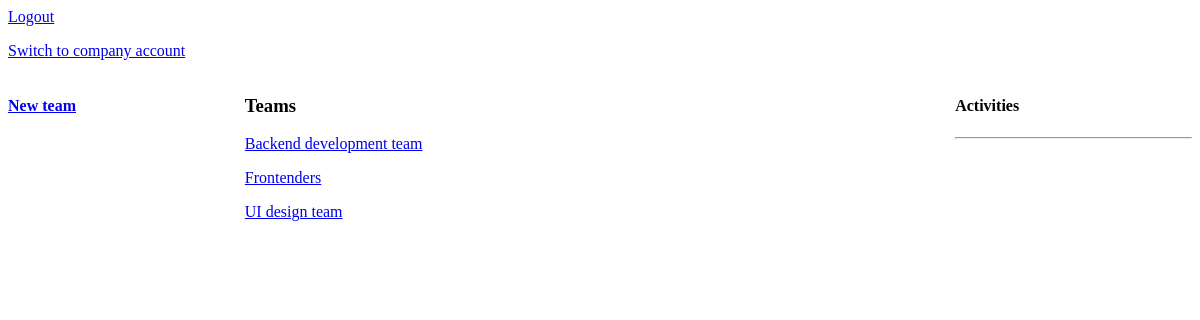
The page /teams/1 on the database as committed earlier.
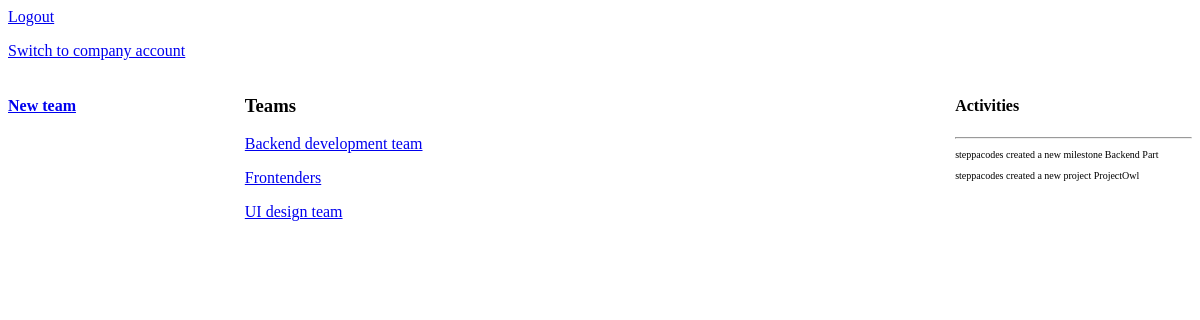
The same page on the database as committed later.
### manager/models.py (models this page shows, shortened)
class Team(models.Model):
    name = models.CharField(max_length=200)
    company = models.ForeignKey(Company, on_delete=models.CASCADE, default='')
    head = models.OneToOneField("Worker", default= None ,related_name="head",on_delete=models.SET_NULL, null=True, blank=True)
    workers = models.ManyToManyField("Worker")
    updated_by = models.ForeignKey(CostumUser, related_name="update_team", on_delete=models.CASCADE, null=True, blank=True)
    class Meta:
        verbose_name = "Team"
        verbose_name_plural = "Teams"

### project_manager/models.py (models this page shows, shortened)
class Activity(models.Model):
    name = models.CharField(max_length=200, default =None, null=True,blank=True)
    user = models.ForeignKey(CostumUser, on_delete=models.CASCADE,null=True,blank=True)
    project = models.ForeignKey(Project, on_delete=models.SET_NULL, null=True, blank=True)
    milestone = models.ForeignKey(MileStone, on_delete=models.SET_NULL, null=True, blank=True)
    team = models.ForeignKey(Team, on_delete=models.SET_NULL, null=True,blank=True,default=None)
    task = models.ForeignKey(Task, on_delete=models.SET_NULL, null=True, blank=True)
    message = models.CharField(max_length=2000, default= "New Activity")
    company = models.ForeignKey(Company,null=True,blank=True, on_delete=models.CASCADE)
    created_at = models.DateTimeField(auto_now_add=True)
    class Meta:
        ordering = ['-created_at']
        verbose_name = "Activity"
        verbose_name_plural = "Activities"

### users/models.py (models this page shows)
class CostumUser(AbstractUser):
    in_company = models.BooleanField(default=False)

### manager/views.py (the view)
# urls.py: path('teams/<str:id>', teams,name='teams'),
def teams(request,id):
    company = Company.objects.get(id=id)
    teams = company.team_set.all()
    activities = company.activity_set.all()[:5]
    context = {'teams': teams,
               'activities':activities
               }
    return render(request,'manager/teams.html', context)

### manager/templates/manager/teams.html (shortened to what this page needs)
{% extends 'base.html' %}
{% block content %}
<div class='teams-container'>
    <div>
        <h4><a href="{% url 'create-team' %}">New team</a></h4>
    </div>
    <div>
        <h3>Teams</h3>
        {% for team in teams %}
            <p><a href="{% url 'team-dashboard' team.id %}">{{team.name}}</a></p>
        {% endfor %}
    </div>
    <div>
        <div>
            <h4>Activities</h4><hr>
            {% include 'manager/activities.html' %}
        </div>
    </div>
</div>
{% endblock %}

### manager/templates/manager/activities.html (shortened to what this page needs)
{% for activity in activities  %}
<p class='activity-stat'><span class='activity-user'>{{activity.user.username}}</span>
    {{activity.message}} <span class='activity-reciever'> {{activity.name}}
{% endfor %}

Rows that differ between the two databases and show on the page:
added Activity: user.username "steppacodes", message "created a new milestone", name "Backend Part"
added Activity: user.username "steppacodes", message "created a new project", name "ProjectOwl"
